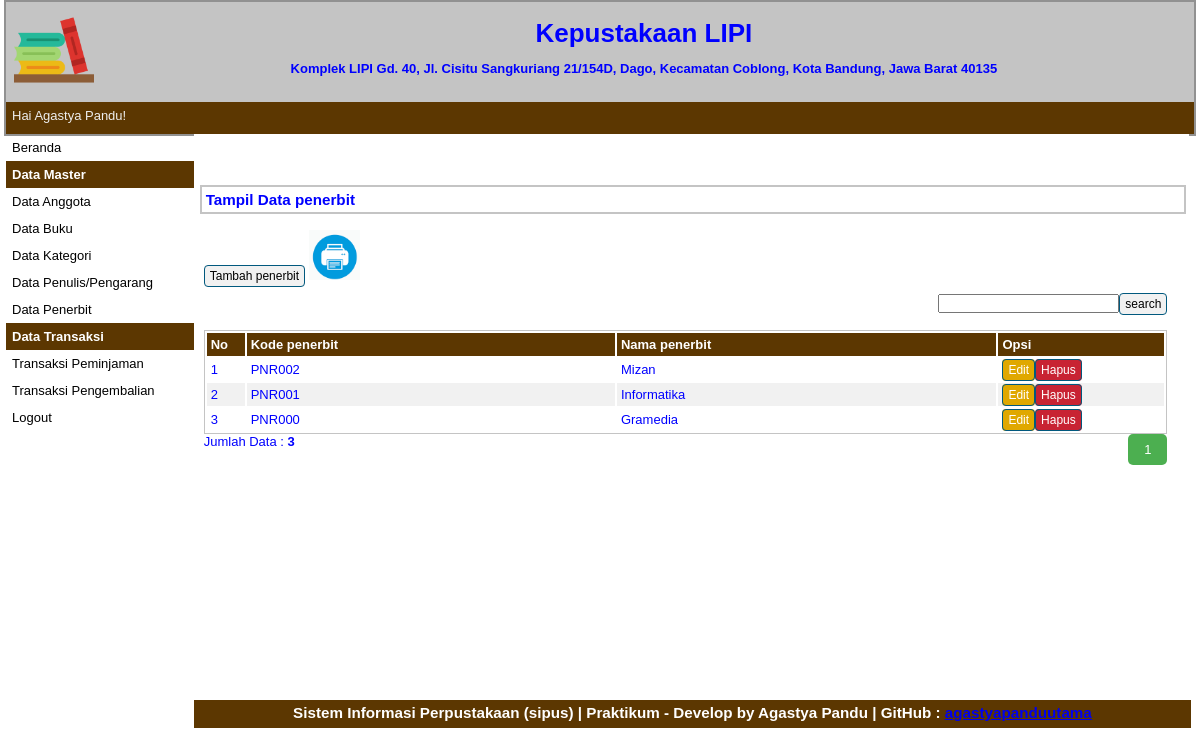
Screenshot of /index.php?p=penerbit (signed in) with the database file from the repository.
### tables this page shows
CREATE TABLE `tbpenerbit` (
  `id` int(11) NOT NULL,
  `kode_penerbit` varchar(10) NOT NULL,
  `nama_penerbit` varchar(50) NOT NULL
);

### pages/penerbit.php (the view, shortened to what this page needs)
<div id="label-page">
    <h3>Tampil Data penerbit</h3>
</div>
<div id="content">
    <p id="tombol-tambah-container"><a href="index.php?p=penerbit-input" class="tombol">Tambah penerbit</a>
        <a target="_blank" href="pages/cetak_penerbit.php"><img src="print.png" height="50px" height="50px"></a>
    <FORM CLASS="form-inline" METHOD="POST">
        <div align="right">
            <form method=post>
                <input type="text" name="pencarian"><input type="submit" name="search" value="search" class="tombol">
            </form>
    </FORM>
    </p>
    <br>
    <table id="tabel-tampil">
        <tr>
            <th id="label-tampil-no">No</td>
            <th>Kode penerbit</th>
            <th>Nama penerbit</th>
            <th id="label-opsi">Opsi</th>
        </tr>
        <?php
        $batas = 5;
        extract($_GET);
        if (empty($hal)) {
            $posisi = 0;
            $hal = 1;
            $nomor = 1;
        } else {
            $posisi = ($hal - 1) * $batas;
            $nomor = $posisi + 1;
        }
        if ($_SERVER['REQUEST_METHOD'] == "POST") {
            echo "Hasil Pencarian dengan Kata Kunci : " . $_POST['pencarian'];
            $pencarian = trim(mysqli_real_escape_string($db, $_POST['pencarian']));
            if ($pencarian != "") {
                $sql = "SELECT * FROM tbpenerbit
                        WHERE kode_penerbit LIKE '%$pencarian%'
						OR nama_penerbit LIKE '%$pencarian%'
						ORDER BY id DESC";
                $query = $sql;
                $queryJml = $sql;
            } else {
                $query = "SELECT * FROM tbpenerbit   ORDER BY id  DESC LIMIT $posisi, $batas ";
                $queryJml = "SELECT * FROM tbpenerbit";
                $no = $posisi * 1;
            }
        } else {
            $query = "SELECT * FROM tbpenerbit  ORDER BY id DESC LIMIT $posisi, $batas";
            $queryJml = "SELECT * FROM tbpenerbit";
        }
        $q_tampil_penerbit = mysqli_query($db, $query);
        if (mysqli_num_rows($q_tampil_penerbit) > 0) {
            while ($r_tampil_penerbit = mysqli_fetch_array($q_tampil_penerbit)) {
        ?>
                <tr>
                    <td><?php echo $nomor; ?></td>
                    <td><?php echo $r_tampil_penerbit['kode_penerbit']; ?></td>
                    <td><?php echo $r_tampil_penerbit['nama_penerbit']; ?></td>
                    <td>
                        <div class="tombol-opsi-container"><a href="index.php?p=penerbit-edit&id=<?php echo $r_tampil_penerbit['id']; ?>" class="tombol btn btn-warning">Edit</a></div>
                        <div class="tombol-opsi-container"><a href="proses/penerbit-hapus.php?id=<?php echo $r_tampil_penerbit['id']; ?>" onclick="return confirm ('Apakah Anda Yakin Akan Menghapus Data Ini?')" class="tombol btn btn-danger">Hapus</a></div>
                    </td>
                </tr>
        <?php $nomor++;
            }
        } else {
            echo "<tr><td colspan=6>Data Tidak Ditemukan</td></tr>";
        } ?>
    </table>
    <?php
    if (isset($_POST['pencarian'])) {
        if ($_POST['pencarian'] != '') {
            echo "<div style=\"float:left;\">";
            $jml = mysqli_num_rows(mysqli_query($db, $queryJml));
            echo "Data Hasil Pencarian: <b>$jml</b>";
            echo "</div>";
        }
    } else { ?>
        <div style="float: left;">
            <?php
            $jml = mysqli_num_rows(mysqli_query($db, $queryJml));
            echo "Jumlah Data : <b>$jml</b>";
            ?>
        </div>
        <div class="pagination">
            <?php
            $jml_hal = ceil($jml / $batas);
            for ($i = 1; $i <= $jml_hal; $i++) {
                if ($i != $hal) {
                    echo "<a href=\"?p=penerbit&hal=$i\">$i</a>";
                } else {
                    echo "<a class=\"active\">$i</a>";
                }
            }
            ?>
        </div>
    <?php
    }
    ?>
</div>

### style.css (style rules this page uses)
* { margin:0px; padding:0px }
body { font-family:sans-serif; font-size:13px; color:blue; }
.pagination { display: inline-block; }
.pagination a { color: black; float: left; padding: 8px 16px; text-decoration: none; }
.pagination a.active { background-color: #4CAF50; color: white; border-radius: 5px; }
#label-page { margin-top:6px; margin-bottom:6px; margin-left:6px; border:2px solid #C4C4C4; padding:4px; width:97.9%; }
#content { float:left; width:96.8%; min-height:454px; background-image : border:2px solid #C4C4C4; padding:10px; margin-bottom:6px; }
.tombol { border-radius:4px; font-size:12px; text-decoration:none; background-color:#F1F1F1; padding-top:3px; padding-bottom:3px; padding-left:5px; padding-right:5px; border:1px solid #01597E; color:black; }
#tombol-tambah-container { margin-bottom:10px; }
#tabel-tampil { border:1px solid #C4C4C4; width:100%; }
#tabel-tampil tr:nth-child(odd) { background-color:#F1F1F1; }
#tabel-tampil tr th { background-color:#5C3701; color:#FFFFFF; padding:4px; text-align:left; }
#tabel-tampil td { padding:4px; }
#label-tampil-no { width:30px; }
#label-opsi { width:158px; font-weight:bold; }
.tombol-opsi-container { float:left; }
.btn-danger { background-color: #C82333; color: #fff; }
.btn-warning { background-color: #E0A800; color: #fff; }

### rows the page displays
tbpenerbit: kode_penerbit "PNR002", nama_penerbit "Mizan"
tbpenerbit: kode_penerbit "PNR001", nama_penerbit "Informatika"
tbpenerbit: kode_penerbit "PNR000", nama_penerbit "Gramedia"

### other values shown
$_SESSION['nama'] "Agastya Pandu"
$jml "3"
